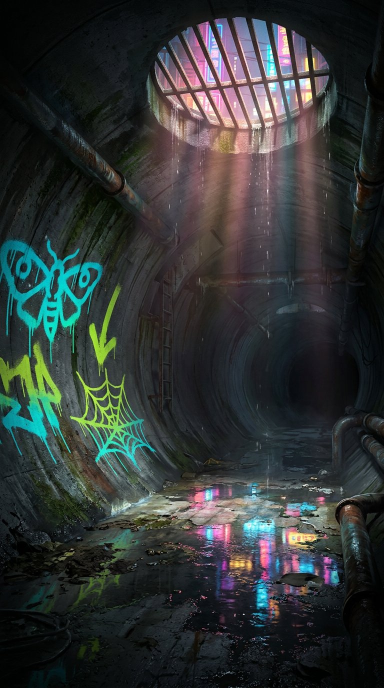
#> input picture art/backgrounds/tier-1-plateau.jpg, 768 x 1376 px (shown at 1/2 size)
$ python make_index.py
#> lines starting #> are read from the running program, lines starting #| are printed output that depends on the picture
#!/usr/bin/env python3
"""Один лист-обзор всего арта: что сгенерировано, как называется и где лежит.

Для быстрого просмотра: не надо открывать 60 файлов — по одной картинке из каждой
группы плюс подписи. Полные кадры лежат рядом (см. art/README.md).

  * `preview/index.jpg` — обзор: фоны ярусов и экранов, поля, материалы, детали,
    награды, витрина;

Запуск: python3 art/tools/make_index.py        (нужен pillow)
"""
import os

from PIL import Image, ImageDraw, ImageFont

ROOT = os.path.dirname(os.path.dirname(os.path.abspath(__file__)))
BG = (22, 21, 26)
PANEL = (30, 29, 35)
INK = (238, 238, 242)
DIM = (150, 150, 162)
ACID = (182, 255, 60)
CYAN = (22, 229, 217)
ORANGE = (255, 122, 26)

FONTS = {
    "bold": "/usr/share/fonts/truetype/dejavu/DejaVuSans-Bold.ttf",
    "regular": "/usr/share/fonts/truetype/dejavu/DejaVuSans.ttf",
    "mono": "/usr/share/fonts/truetype/dejavu/DejaVuSansMono-Bold.ttf",
}


def font(kind, size):
    try:
        return ImageFont.truetype(FONTS[kind], size)
    except OSError:
        return ImageFont.load_default()


# Группы: (заголовок, цвет, [(файл, подпись)], ширина кадра, высота кадра)
GROUPS = [
    ("ФОНЫ ЯРУСОВ · большая канализационная труба с граффити", CYAN, [
        ("backgrounds/tier-1-plateau.jpg", "Плато · a"),
        ("backgrounds/tier-1-plateau-b.jpg", "Плато · b"),
        ("backgrounds/tier-2-mercury.jpg", "Ртутный · a"),
        ("backgrounds/tier-2-mercury-b.jpg", "Ртутный · b"),
        ("backgrounds/tier-3-terminal.jpg", "Терминальный · a"),
        ("backgrounds/tier-3-terminal-b.jpg", "Терминальный · b"),
        ("backgrounds/tier-4-old-diode.jpg", "Старый Диод · a"),
        ("backgrounds/tier-4-old-diode-b.jpg", "Старый Диод · b"),
        ("backgrounds/tier-5-veins.jpg", "Жилы · a"),
        ("backgrounds/tier-5-veins-b.jpg", "Жилы · b"),
    ], 150, 269),
    ("ФОНЫ ЭКРАНОВ · под интерфейс, середина тёмная", CYAN, [
        ("backgrounds/screen-menu.jpg", "меню"),
        ("backgrounds/screen-victory.jpg", "победа"),
        ("backgrounds/screen-shop.jpg", "гардероб/магазин"),
        ("backgrounds/screen-wardrobe.jpg", "шкафчики"),
        ("backgrounds/screen-registry.jpg", "реестр"),
        ("backgrounds/screen-rating.jpg", "рейтинг"),
        ("backgrounds/screen-error.jpg", "ошибка/оффлайн"),
    ], 150, 269),
    ("ПОЛЕ · настоящие уровни движка, решение верно", ACID, [
        ("preview/level-3.jpg", "3 · Плато"),
        ("preview/level-9.jpg", "9 · Плато, кадр b"),
        ("preview/level-31.jpg", "31 · Терминальный"),
        ("preview/level-46.jpg", "46 · Старый Диод"),
        ("preview/level-61.jpg", "61 · Жилы"),
        ("preview/level-75.jpg", "75 · Жилы"),
    ], 150, 269),
    ("МАТЕРИАЛЫ ТРУБ · 8 наборов × 4 детали (лист целиком в tileset.jpg)", ORANGE, [
        ("pipes/tier-1-zinc.jpg", "цинк · Плато"),
        ("pipes/tier-1-zinc-b.jpg", "цинк с патиной · b"),
        ("pipes/tier-2-chrome.jpg", "хром · Ртутный"),
        ("pipes/tier-3-rust.jpg", "ржавчина · Терм."),
        ("pipes/tier-3-rust-b.jpg", "глуб. ржавчина · b"),
        ("pipes/tier-4-cast.jpg", "чугун · Ст. Диод"),
        ("pipes/tier-5-glass.jpg", "стекло · Жилы"),
        ("pipes/pieces-topdown.jpg", "канон · витрина"),
    ], 210, 115),
    ("НАГРАДЫ И СЛУЖЕБНЫЕ ДЕТАЛИ · листы preview/rewards.jpg и preview/props.jpg", ACID, [
        ("rewards/plombs-topdown.jpg", "пломбы квартала · 6"),
        ("promo/arrows-topdown.jpg", "указатели потока · 4"),
        ("promo/spare-topdown.jpg", "запасные детали · 4"),
        ("pipes/open-end-topdown.jpg", "приёмник"),
        ("pipes/cap-topdown.jpg", "колпак · шина"),
    ], 230, 125),
    ("ВИТРИНА И ПРОМО · готовые кадры с вордмарком", ORANGE, [
        ("promo/listing/og-ru-1200x630.jpg", "обложка ru"),
        ("promo/listing/feature-ru-1024x500.jpg", "фича ru"),
        ("promo/listing/season-ru-1024x500.jpg", "сезон ru"),
        ("promo/listing/square-ru-1080x1080.jpg", "квадрат ru"),
        ("promo/hero-city.jpg", "город · промо"),
        ("promo/season-key-art.jpg", "подъём воды · сезон"),
        ("promo/map-city.jpg", "карта ярусов"),
        ("promo/hero-control.jpg", "пульт · промо"),
    ], 300, 160),
]


def main():
    margin, gap, pad = 60, 18, 12
    columns = 10
    usable = 2400 - margin * 2
    cell_w = (usable - gap * (columns - 1)) // columns

    rows = []
    for title, color, items, w, h in GROUPS:
        rows.append((title, color, items, w, h))

    # Высота считается по фактическим строкам: число строк в группе × высота ячейки.
    total_h = 150
    for _title, _color, items, _w, h in rows:
        lines = (len(items) + columns - 1) // columns
        total_h += 56 + lines * (h + 30) + 24
    total_h += 60

    img = Image.new("RGB", (2400, total_h), BG)
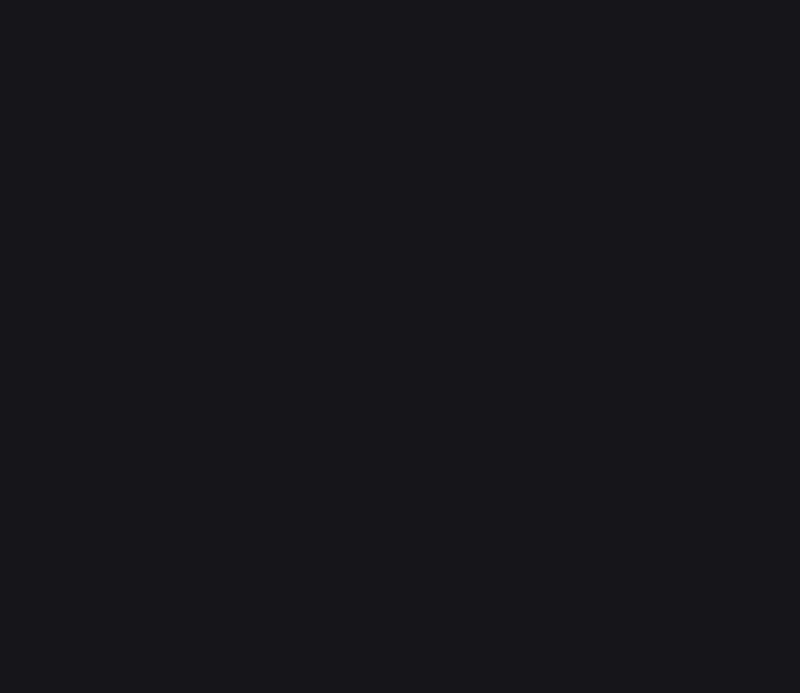
#> img: PIL image 2400x2077 RGB (shown at 1/3 size); mean R, G, B 22, 21, 26
    draw = ImageDraw.Draw(img)
    for x in range(0, img.width, 40):
        draw.line([(x, 0), (x, img.height)], fill=(32, 31, 37), width=1)
    for y in range(0, img.height, 40):
        draw.line([(0, y), (img.width, y)], fill=(32, 31, 37), width=1)

    draw.text((margin, 48), "АМПЕРГРАД · весь арт", font=font("bold", 64), fill=ACID)
    draw.text((margin, 124), "одна картинка из каждой группы · полные кадры — в art/README.md",
              font=font("mono", 26), fill=DIM)

    y = 190
    for title, color, items, w, h in rows:
        draw.text((margin, y), title, font=font("bold", 30), fill=color)
        y += 52
        for i, (path, caption) in enumerate(items):
            col, row = i % columns, i // columns
            x = margin + col * (cell_w + gap)
            cy = y + row * (h + 30)
            draw.rectangle([x - pad, cy - pad, x + cell_w + pad, cy + h + pad], fill=PANEL)
            try:
                art = Image.open(os.path.join(ROOT, path)).convert("RGB")
#> art is the input picture: PIL image 768x1376 RGB; mean R, G, B 49, 53.6, 52.9
            except OSError:
                draw.text((x + 8, cy + h // 2), "нет файла", font=font("regular", 20), fill=DIM)
                continue
            art.thumbnail((cell_w, h), Image.LANCZOS)
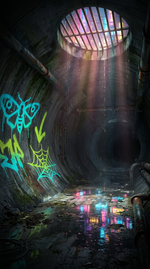
#> art: PIL image 150x269 RGB; mean R, G, B 49.1, 53.8, 53.1
            img.paste(art, (x + (cell_w - art.width) // 2, cy + (h - art.height) // 2))
            # Подпись обязана поместиться в свою ячейку: если не влезает в 20 px,
            # уменьшаем кегль, а не даём строке заехать под соседа.
            cap_font = font("regular", 20)
            size = 20
            while size > 13 and draw.textlength(caption, font=cap_font) > cell_w + 2 * pad:
                size -= 1
                cap_font = font("regular", size)
#> this loop made 0 passes
#> after the loop, size = 20
            draw.text((x + cell_w // 2, cy + h + 12), caption, font=cap_font,
                      fill=INK, anchor="ma")
        lines = (len(items) + columns - 1) // columns
#> lines = 1
        y += lines * (h + 30) + 24
#> y = 565

    # Контроль: ни одна подпись не шире своей ячейки.
    over = []
#> over = []
    for _title, _color, items, _w, _h in rows:
        for path, caption in items:
            if ImageDraw.Draw(img).textlength(caption, font=font("regular", 20)) > cell_w + 2 * pad:
                over.append(caption)
    if over:
        print("подписи, которым не хватило места (кегль уменьшен):", ", ".join(over))

    out = os.path.join(ROOT, "preview", "index.jpg")
    img.save(out, "JPEG", quality=88)
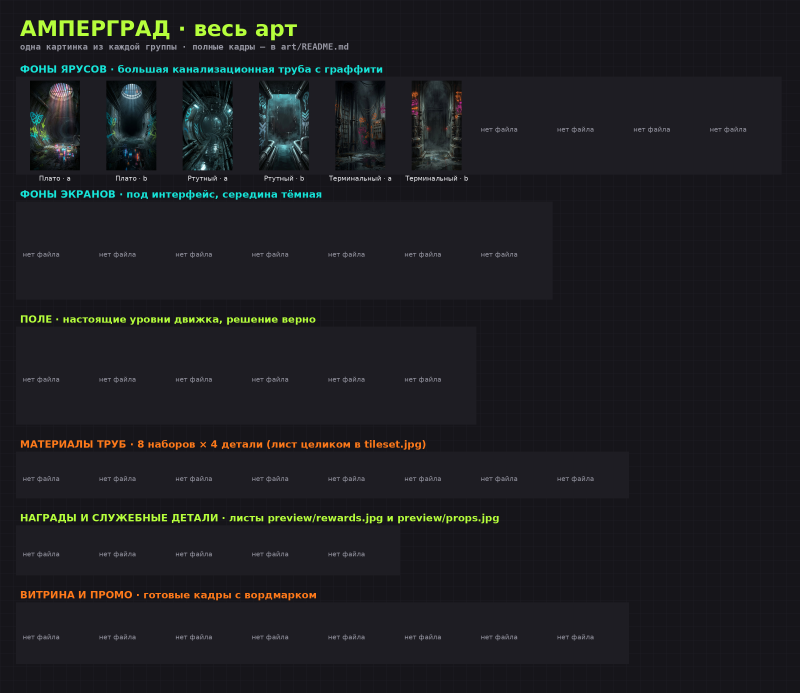
#> saved as index.jpg: PIL image 2400x2077 RGB (shown at 1/3 size); mean R, G, B 29.2, 29.6, 32.9
    print("записано:", os.path.relpath(out, ROOT), img.size)
#| записано: preview/index.jpg (2400, 2077)


if __name__ == "__main__":
    main()
